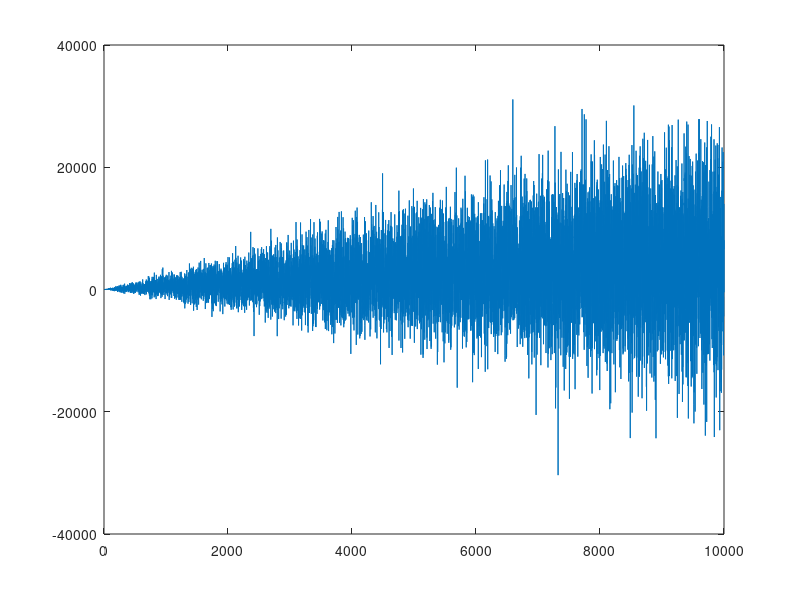

This figure's MATLAB source: (Note: this script raises an error after producing the figure.)
%Q4A

t = 1:10000;
z = 1/2*t + t.*randn(size(t));
figure,plot(t,z)

p=acNhist(z)

% A=1.2;                      %amplitude of the signal
% alfa=0.5;
% beta=10;
% Fs=100;                     %sampling rate        
% Ts=1/Fs;                    %sampling period
% t=0:Ts:10;                  %time vector
% y=A*exp(-alfa*t).*sin(beta*t)+ rand(size(t));
% plot(t(1:1000),y(1:1000),'k','LineWidth',2),grid on
% title('Random non-stationary continuous signal','FontWeight','Bold','FontSize',14)
% xlabel('time t(second)','FontWeight','normal','FontSize',12)
% ylabel('amplitude u(volt)','FontWeight','normal','FontSize',12)
% 
% 
% mean(Y)
% std(A)
% 
% 
% figure,subplot(2,1,1)
% autocorr(Y)
% subplot(2,1,2)
% parcorr(Y)